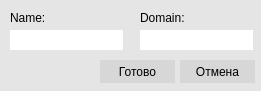
<?xml version="1.0" encoding="UTF-8"?>
<ui version="4.0">
 <class>InputDomain</class>
 <widget class="QDialog" name="InputDomain">
  <property name="geometry">
   <rect>
    <x>0</x>
    <y>0</y>
    <width>261</width>
    <height>91</height>
   </rect>
  </property>
  <property name="minimumSize">
   <size>
    <width>261</width>
    <height>91</height>
   </size>
  </property>
  <property name="maximumSize">
   <size>
    <width>261</width>
    <height>91</height>
   </size>
  </property>
  <property name="windowTitle">
   <string>Domain item</string>
  </property>
  <property name="windowIcon">
   <iconset resource="res.qrc">
    <normaloff>:/app_icons/icons/icon.png</normaloff>:/app_icons/icons/icon.png</iconset>
  </property>
  <property name="styleSheet">
   <string notr="true">QPushButton {
background-color: rgb(215, 215, 215);
border: none;
font: 10pt &quot;MS Sans&quot;;
}

QPushButton:hover {
background-color: rgb(204, 204, 204);
}

QDialog {
background-color:rgb(229, 229, 229);
}</string>
  </property>
  <widget class="QPushButton" name="cancel_btn">
   <property name="geometry">
    <rect>
     <x>180</x>
     <y>60</y>
     <width>75</width>
     <height>23</height>
    </rect>
   </property>
   <property name="text">
    <string>Отмена</string>
   </property>
  </widget>
  <widget class="QPushButton" name="ok_btn">
   <property name="geometry">
    <rect>
     <x>100</x>
     <y>60</y>
     <width>75</width>
     <height>23</height>
    </rect>
   </property>
   <property name="text">
    <string>Готово</string>
   </property>
  </widget>
  <widget class="QLineEdit" name="group_name">
   <property name="geometry">
    <rect>
     <x>10</x>
     <y>30</y>
     <width>113</width>
     <height>20</height>
    </rect>
   </property>
   <property name="styleSheet">
    <string notr="true">QLineEdit {
border:None;
}</string>
   </property>
  </widget>
  <widget class="QLineEdit" name="group_domain">
   <property name="geometry">
    <rect>
     <x>140</x>
     <y>30</y>
     <width>113</width>
     <height>20</height>
    </rect>
   </property>
   <property name="styleSheet">
    <string notr="true">QLineEdit {
border:None;
}</string>
   </property>
  </widget>
  <widget class="QLabel" name="label">
   <property name="geometry">
    <rect>
     <x>10</x>
     <y>10</y>
     <width>61</width>
     <height>16</height>
    </rect>
   </property>
   <property name="text">
    <string>Name:</string>
   </property>
  </widget>
  <widget class="QLabel" name="label_2">
   <property name="geometry">
    <rect>
     <x>140</x>
     <y>10</y>
     <width>61</width>
     <height>16</height>
    </rect>
   </property>
   <property name="text">
    <string>Domain:</string>
   </property>
  </widget>
 </widget>
 <resources>
  <include location="res.qrc"/>
 </resources>
 <connections/>
</ui>
